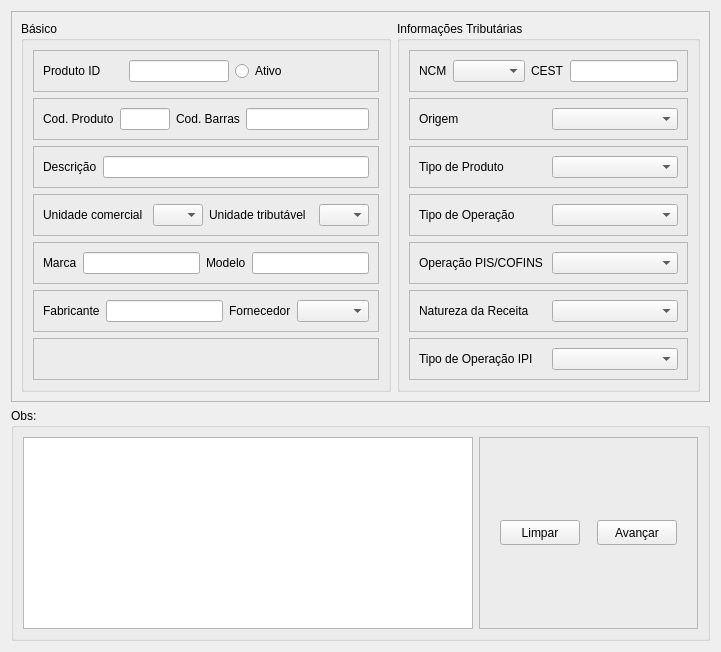
             <widget class="QWidget" name="page_7">
              <layout class="QVBoxLayout" name="verticalLayout_23">
               <item>
                <widget class="QFrame" name="frame_24">
                 <property name="frameShape">
                  <enum>QFrame::StyledPanel</enum>
                 </property>
                 <property name="frameShadow">
                  <enum>QFrame::Raised</enum>
                 </property>
                 <layout class="QHBoxLayout" name="horizontalLayout_12">
                  <item>
                   <widget class="QGroupBox" name="groupBox_5">
                    <property name="minimumSize">
                     <size>
                      <width>370</width>
                      <height>0</height>
                     </size>
                    </property>
                    <property name="title">
                     <string>Básico</string>
                    </property>
                    <layout class="QVBoxLayout" name="verticalLayout_19">
                     <item>
                      <widget class="QFrame" name="frame_26">
                       <property name="frameShape">
                        <enum>QFrame::StyledPanel</enum>
                       </property>
                       <property name="frameShadow">
                        <enum>QFrame::Raised</enum>
                       </property>
                       <layout class="QHBoxLayout" name="horizontalLayout_14">
                        <item>
                         <widget class="QLabel" name="label_16">
                          <property name="minimumSize">
                           <size>
                            <width>0</width>
                            <height>22</height>
                           </size>
                          </property>
                          <property name="maximumSize">
                           <size>
                            <width>80</width>
                            <height>16777215</height>
                           </size>
                          </property>
                          <property name="text">
                           <string>Produto ID</string>
                          </property>
                         </widget>
                        </item>
                        <item>
                         <widget class="QLineEdit" name="lineEdit_15">
                          <property name="minimumSize">
                           <size>
                            <width>0</width>
                            <height>22</height>
                           </size>
                          </property>
                          <property name="maximumSize">
                           <size>
                            <width>100</width>
                            <height>16777215</height>
                           </size>
                          </property>
                         </widget>
                        </item>
                        <item>
                         <widget class="QRadioButton" name="radioButton">
                          <property name="minimumSize">
                           <size>
                            <width>0</width>
                            <height>22</height>
                           </size>
                          </property>
                          <property name="maximumSize">
                           <size>
                            <width>1600000</width>
                            <height>16777215</height>
                           </size>
                          </property>
                          <property name="text">
                           <string>Ativo</string>
                          </property>
                         </widget>
                        </item>
                       </layout>
                      </widget>
                     </item>
                     <item>
                      <widget class="QFrame" name="frame_27">
                       <property name="frameShape">
                        <enum>QFrame::StyledPanel</enum>
                       </property>
                       <property name="frameShadow">
                        <enum>QFrame::Raised</enum>
                       </property>
                       <layout class="QHBoxLayout" name="horizontalLayout_15">
                        <item>
                         <widget class="QLabel" name="label_17">
                          <property name="minimumSize">
                           <size>
                            <width>0</width>
                            <height>22</height>
                           </size>
                          </property>
                          <property name="text">
                           <string>Cod. Produto</string>
                          </property>
                         </widget>
                        </item>
                        <item>
                         <widget class="QLineEdit" name="lineEdit_16">
                          <property name="minimumSize">
                           <size>
                            <width>0</width>
                            <height>22</height>
                           </size>
                          </property>
                          <property name="maximumSize">
                           <size>
                            <width>50</width>
                            <height>16777215</height>
                           </size>
                          </property>
                         </widget>
                        </item>
                        <item>
                         <widget class="QLabel" name="label_18">
                          <property name="minimumSize">
                           <size>
                            <width>0</width>
                            <height>22</height>
                           </size>
                          </property>
                          <property name="text">
                           <string>Cod. Barras</string>
                          </property>
                         </widget>
                        </item>
                        <item>
                         <widget class="QLineEdit" name="lineEdit_17">
                          <property name="minimumSize">
                           <size>
                            <width>0</width>
                            <height>22</height>
                           </size>
                          </property>
                         </widget>
                        </item>
                       </layout>
                      </widget>
                     </item>
                     <item>
                      <widget class="QFrame" name="frame_28">
                       <property name="frameShape">
                        <enum>QFrame::StyledPanel</enum>
                       </property>
                       <property name="frameShadow">
                        <enum>QFrame::Raised</enum>
                       </property>
                       <layout class="QHBoxLayout" name="horizontalLayout_16">
                        <item>
                         <widget class="QLabel" name="label_19">
                          <property name="minimumSize">
                           <size>
                            <width>0</width>
                            <height>22</height>
                           </size>
                          </property>
                          <property name="text">
                           <string>Descrição</string>
                          </property>
                         </widget>
                        </item>
                        <item>
                         <widget class="QLineEdit" name="lineEdit_18">
                          <property name="minimumSize">
                           <size>
                            <width>0</width>
                            <height>22</height>
                           </size>
                          </property>
                         </widget>
                        </item>
                       </layout>
                      </widget>
                     </item>
                     <item>
                      <widget class="QFrame" name="frame_29">
                       <property name="frameShape">
                        <enum>QFrame::StyledPanel</enum>
                       </property>
                       <property name="frameShadow">
                        <enum>QFrame::Raised</enum>
                       </property>
                       <layout class="QHBoxLayout" name="horizontalLayout_17">
                        <item>
                         <widget class="QLabel" name="label_20">
                          <property name="minimumSize">
                           <size>
                            <width>0</width>
                            <height>22</height>
                           </size>
                          </property>
                          <property name="maximumSize">
                           <size>
                            <width>130</width>
                            <height>16777215</height>
                           </size>
                          </property>
                          <property name="text">
                           <string>Unidade comercial</string>
                          </property>
                         </widget>
                        </item>
                        <item>
                         <widget class="QComboBox" name="comboBox">
                          <property name="minimumSize">
                           <size>
                            <width>0</width>
                            <height>22</height>
                           </size>
                          </property>
                          <property name="maximumSize">
                           <size>
                            <width>50</width>
                            <height>16777215</height>
                           </size>
                          </property>
                         </widget>
                        </item>
                        <item>
                         <widget class="QLabel" name="label_21">
                          <property name="minimumSize">
                           <size>
                            <width>0</width>
                            <height>22</height>
                           </size>
                          </property>
                          <property name="maximumSize">
                           <size>
                            <width>130</width>
                            <height>16777215</height>
                           </size>
                          </property>
                          <property name="text">
                           <string>Unidade tributável</string>
                          </property>
                         </widget>
                        </item>
                        <item>
                         <widget class="QComboBox" name="comboBox_2">
                          <property name="minimumSize">
                           <size>
                            <width>0</width>
                            <height>22</height>
                           </size>
                          </property>
                          <property name="maximumSize">
                           <size>
                            <width>50</width>
                            <height>16777215</height>
                           </size>
                          </property>
                         </widget>
                        </item>
                       </layout>
                      </widget>
                     </item>
                     <item>
                      <widget class="QFrame" name="frame_30">
                       <property name="frameShape">
                        <enum>QFrame::StyledPanel</enum>
                       </property>
                       <property name="frameShadow">
                        <enum>QFrame::Raised</enum>
                       </property>
                       <layout class="QHBoxLayout" name="horizontalLayout_18">
                        <item>
                         <widget class="QLabel" name="label_22">
                          <property name="minimumSize">
                           <size>
                            <width>0</width>
                            <height>22</height>
                           </size>
                          </property>
                          <property name="text">
                           <string>Marca</string>
                          </property>
                         </widget>
                        </item>
                        <item>
                         <widget class="QLineEdit" name="lineEdit_19">
                          <property name="minimumSize">
                           <size>
                            <width>0</width>
                            <height>22</height>
                           </size>
                          </property>
                         </widget>
                        </item>
                        <item>
                         <widget class="QLabel" name="label_23">
                          <property name="minimumSize">
                           <size>
                            <width>0</width>
                            <height>22</height>
                           </size>
                          </property>
                          <property name="text">
                           <string>Modelo</string>
                          </property>
                         </widget>
                        </item>
                        <item>
                         <widget class="QLineEdit" name="lineEdit_20">
                          <property name="minimumSize">
                           <size>
                            <width>0</width>
                            <height>22</height>
                           </size>
                          </property>
                         </widget>
                        </item>
                       </layout>
                      </widget>
                     </item>
                     <item>
                      <widget class="QFrame" name="frame_31">
                       <property name="frameShape">
                        <enum>QFrame::StyledPanel</enum>
                       </property>
                       <property name="frameShadow">
                        <enum>QFrame::Raised</enum>
                       </property>
                       <layout class="QHBoxLayout" name="horizontalLayout_19">
                        <item>
                         <widget class="QLabel" name="label_24">
                          <property name="minimumSize">
                           <size>
                            <width>0</width>
                            <height>22</height>
                           </size>
                          </property>
                          <property name="maximumSize">
                           <size>
                            <width>80</width>
                            <height>16777215</height>
                           </size>
                          </property>
                          <property name="text">
                           <string>Fabricante</string>
                          </property>
                         </widget>
                        </item>
                        <item>
                         <widget class="QLineEdit" name="lineEdit_21">
                          <property name="minimumSize">
                           <size>
                            <width>0</width>
                            <height>22</height>
                           </size>
                          </property>
                          <property name="maximumSize">
                           <size>
                            <width>120</width>
                            <height>16777215</height>
                           </size>
                          </property>
                         </widget>
                        </item>
                        <item>
                         <widget class="QLabel" name="label_25">
                          <property name="minimumSize">
                           <size>
                            <width>0</width>
                            <height>22</height>
                           </size>
                          </property>
                          <property name="maximumSize">
                           <size>
                            <width>80</width>
                            <height>16777215</height>
                           </size>
                          </property>
                          <property name="text">
                           <string>Fornecedor</string>
                          </property>
                         </widget>
                        </item>
                        <item>
                         <widget class="QComboBox" name="comboBox_3">
                          <property name="minimumSize">
                           <size>
                            <width>0</width>
                            <height>22</height>
                           </size>
                          </property>
                         </widget>
                        </item>
                       </layout>
                      </widget>
                     </item>
                     <item>
                      <widget class="QFrame" name="frame_32">
                       <property name="minimumSize">
                        <size>
                         <width>0</width>
                         <height>0</height>
                        </size>
                       </property>
                       <property name="frameShape">
                        <enum>QFrame::StyledPanel</enum>
                       </property>
                       <property name="frameShadow">
                        <enum>QFrame::Raised</enum>
                       </property>
                       <layout class="QHBoxLayout" name="horizontalLayout_36"/>
                      </widget>
                     </item>
                    </layout>
                   </widget>
                  </item>
                  <item>
                   <widget class="QGroupBox" name="groupBox_6">
                    <property name="title">
                     <string>Informações Tributárias</string>
                    </property>
                    <layout class="QVBoxLayout" name="verticalLayout_20">
                     <item>
                      <widget class="QFrame" name="frame_33">
                       <property name="frameShape">
                        <enum>QFrame::StyledPanel</enum>
                       </property>
                       <property name="frameShadow">
                        <enum>QFrame::Raised</enum>
                       </property>
                       <layout class="QHBoxLayout" name="horizontalLayout_20">
                        <item>
                         <widget class="QLabel" name="label_26">
                          <property name="minimumSize">
                           <size>
                            <width>0</width>
                            <height>22</height>
                           </size>
                          </property>
                          <property name="text">
                           <string>NCM</string>
                          </property>
                         </widget>
                        </item>
                        <item>
                         <widget class="QComboBox" name="comboBox_4">
                          <property name="minimumSize">
                           <size>
                            <width>0</width>
                            <height>22</height>
                           </size>
                          </property>
                         </widget>
                        </item>
                        <item>
                         <widget class="QLabel" name="label_27">
                          <property name="minimumSize">
                           <size>
                            <width>0</width>
                            <height>22</height>
                           </size>
                          </property>
                          <property name="text">
                           <string>CEST</string>
                          </property>
                         </widget>
                        </item>
                        <item>
                         <widget class="QLineEdit" name="lineEdit_22">
                          <property name="minimumSize">
                           <size>
                            <width>0</width>
                            <height>22</height>
                           </size>
                          </property>
                         </widget>
                        </item>
                       </layout>
                      </widget>
                     </item>
                     <item>
                      <widget class="QFrame" name="frame_34">
                       <property name="frameShape">
                        <enum>QFrame::StyledPanel</enum>
                       </property>
                       <property name="frameShadow">
                        <enum>QFrame::Raised</enum>
                       </property>
                       <layout class="QHBoxLayout" name="horizontalLayout_21">
                        <item>
                         <widget class="QLabel" name="label_28">
                          <property name="minimumSize">
                           <size>
                            <width>0</width>
                            <height>22</height>
                           </size>
                          </property>
                          <property name="text">
                           <string>Origem</string>
                          </property>
                         </widget>
                        </item>
                        <item>
                         <widget class="QComboBox" name="comboBox_5">
                          <property name="minimumSize">
                           <size>
                            <width>120</width>
                            <height>22</height>
                           </size>
                          </property>
                         </widget>
                        </item>
                       </layout>
                      </widget>
                     </item>
                     <item>
                      <widget class="QFrame" name="frame_35">
                       <property name="frameShape">
                        <enum>QFrame::StyledPanel</enum>
                       </property>
                       <property name="frameShadow">
                        <enum>QFrame::Raised</enum>
                       </property>
                       <layout class="QHBoxLayout" name="horizontalLayout_22">
                        <item>
                         <widget class="QLabel" name="label_29">
                          <property name="minimumSize">
                           <size>
                            <width>0</width>
                            <height>22</height>
                           </size>
                          </property>
                          <property name="text">
                           <string>Tipo de Produto</string>
                          </property>
                         </widget>
                        </item>
                        <item>
                         <widget class="QComboBox" name="comboBox_6">
                          <property name="minimumSize">
                           <size>
                            <width>0</width>
                            <height>22</height>
                           </size>
                          </property>
                         </widget>
                        </item>
                       </layout>
                      </widget>
                     </item>
                     <item>
                      <widget class="QFrame" name="frame_36">
                       <property name="frameShape">
                        <enum>QFrame::StyledPanel</enum>
                       </property>
                       <property name="frameShadow">
                        <enum>QFrame::Raised</enum>
                       </property>
                       <layout class="QHBoxLayout" name="horizontalLayout_23">
                        <item>
                         <widget class="QLabel" name="label_30">
                          <property name="minimumSize">
                           <size>
                            <width>0</width>
                            <height>22</height>
                           </size>
                          </property>
                          <property name="text">
                           <string>Tipo de Operação</string>
                          </property>
                         </widget>
                        </item>
                        <item>
                         <widget class="QComboBox" name="comboBox_7">
                          <property name="minimumSize">
                           <size>
                            <width>120</width>
                            <height>22</height>
                           </size>
                          </property>
                         </widget>
                        </item>
                       </layout>
                      </widget>
                     </item>
                     <item>
                      <widget class="QFrame" name="frame_37">
                       <property name="frameShape">
                        <enum>QFrame::StyledPanel</enum>
                       </property>
                       <property name="frameShadow">
                        <enum>QFrame::Raised</enum>
                       </property>
                       <layout class="QHBoxLayout" name="horizontalLayout_24">
                        <item>
                         <widget class="QLabel" name="label_31">
                          <property name="minimumSize">
                           <size>
                            <width>0</width>
                            <height>22</height>
                           </size>
                          </property>
                          <property name="text">
                           <string>Operação PIS/COFINS</string>
                          </property>
                         </widget>
                        </item>
                        <item>
                         <widget class="QComboBox" name="comboBox_8">
                          <property name="minimumSize">
                           <size>
                            <width>0</width>
                            <height>22</height>
                           </size>
                          </property>
                         </widget>
                        </item>
                       </layout>
                      </widget>
                     </item>
                     <item>
                      <widget class="QFrame" name="frame_38">
                       <property name="frameShape">
                        <enum>QFrame::StyledPanel</enum>
                       </property>
                       <property name="frameShadow">
                        <enum>QFrame::Raised</enum>
                       </property>
                       <layout class="QHBoxLayout" name="horizontalLayout_25">
                        <item>
                         <widget class="QLabel" name="label_32">
                          <property name="minimumSize">
                           <size>
                            <width>0</width>
                            <height>22</height>
                           </size>
                          </property>
                          <property name="text">
                           <string>Natureza da Receita</string>
                          </property>
                         </widget>
                        </item>
                        <item>
                         <widget class="QComboBox" name="comboBox_9">
                          <property name="minimumSize">
                           <size>
                            <width>0</width>
                            <height>22</height>
                           </size>
                          </property>
                         </widget>
                        </item>
                       </layout>
                      </widget>
                     </item>
                     <item>
                      <widget class="QFrame" name="frame_39">
                       <property name="frameShape">
                        <enum>QFrame::StyledPanel</enum>
                       </property>
                       <property name="frameShadow">
                        <enum>QFrame::Raised</enum>
                       </property>
                       <layout class="QHBoxLayout" name="horizontalLayout_26">
                        <item>
                         <widget class="QLabel" name="label_33">
                          <property name="minimumSize">
                           <size>
                            <width>0</width>
                            <height>22</height>
                           </size>
                          </property>
                          <property name="text">
                           <string>Tipo de Operação IPI</string>
                          </property>
                         </widget>
                        </item>
                        <item>
                         <widget class="QComboBox" name="comboBox_10">
                          <property name="minimumSize">
                           <size>
                            <width>0</width>
                            <height>22</height>
                           </size>
                          </property>
                         </widget>
                        </item>
                       </layout>
                      </widget>
                     </item>
                    </layout>
                   </widget>
                  </item>
                 </layout>
                </widget>
               </item>
               <item>
                <widget class="QGroupBox" name="groupBox_9">
                 <property name="minimumSize">
                  <size>
                   <width>0</width>
                   <height>0</height>
                  </size>
                 </property>
                 <property name="title">
                  <string>Obs:</string>
                 </property>
                 <layout class="QHBoxLayout" name="horizontalLayout_37">
                  <item>
                   <widget class="QTextEdit" name="textEdit_3">
                    <property name="minimumSize">
                     <size>
                      <width>0</width>
                      <height>40</height>
                     </size>
                    </property>
                    <property name="maximumSize">
                     <size>
                      <width>450</width>
                      <height>16777215</height>
                     </size>
                    </property>
                   </widget>
                  </item>
                  <item>
                   <widget class="QFrame" name="frame_49">
                    <property name="frameShape">
                     <enum>QFrame::StyledPanel</enum>
                    </property>
                    <property name="frameShadow">
                     <enum>QFrame::Raised</enum>
                    </property>
                    <layout class="QHBoxLayout" name="horizontalLayout_33">
                     <item>
                      <widget class="QPushButton" name="pushButton_11">
                       <property name="minimumSize">
                        <size>
                         <width>0</width>
                         <height>25</height>
                        </size>
                       </property>
                       <property name="maximumSize">
                        <size>
                         <width>80</width>
                         <height>16777215</height>
                        </size>
                       </property>
                       <property name="text">
                        <string>Limpar</string>
                       </property>
                      </widget>
                     </item>
                     <item>
                      <widget class="QPushButton" name="pushButton_7">
                       <property name="minimumSize">
                        <size>
                         <width>0</width>
                         <height>25</height>
                        </size>
                       </property>
                       <property name="maximumSize">
                        <size>
                         <width>80</width>
                         <height>16777215</height>
                        </size>
                       </property>
                       <property name="text">
                        <string>Avançar</string>
                       </property>
                      </widget>
                     </item>
                    </layout>
                   </widget>
                  </item>
                 </layout>
                </widget>
               </item>
              </layout>
             </widget>
